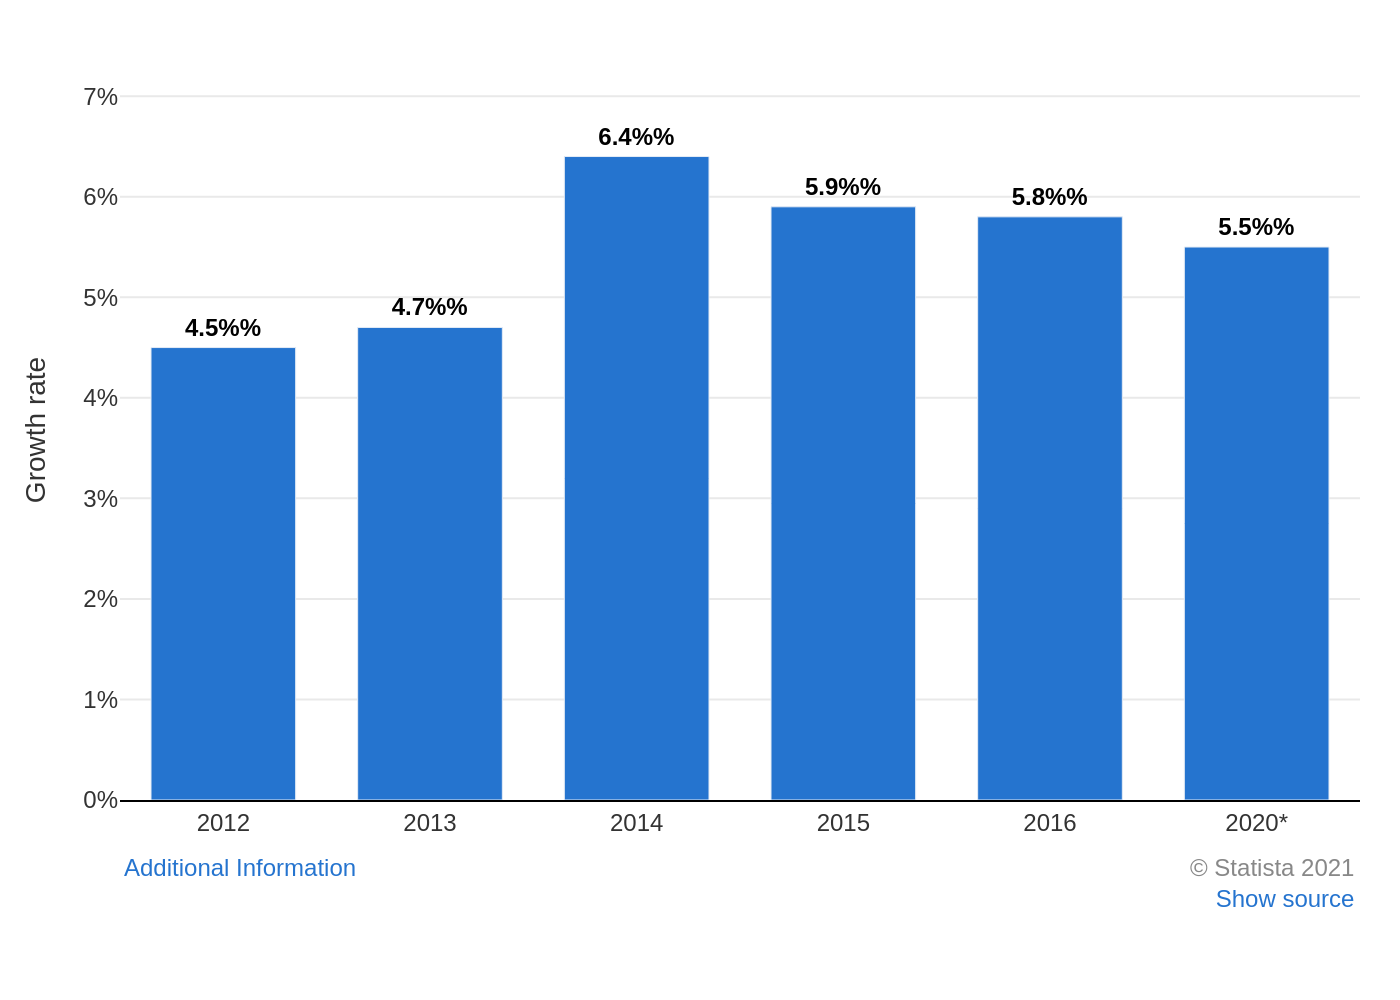

Reproduce this figure in Python.
import sys
import json
import os
import plotly.graph_objects as go

if len(sys.argv) != 2:
    print("Usage: python create_chart.py <path_to_json_file>")
    sys.exit(1)

json_path = sys.argv[1]

try:
    with open(json_path, 'r', encoding='utf-8') as f:
        config = json.load(f)
except FileNotFoundError:
    print(f"Error: JSON file not found at {json_path}")
    sys.exit(1)
except json.JSONDecodeError:
    print(f"Error: Could not decode JSON from {json_path}")
    sys.exit(1)

chart_data = config['chart_data']
texts = config['texts']
colors = config['colors']

fig = go.Figure()

x_values = [d['x'] for d in chart_data]
y_values = [d['y'] for d in chart_data]

fig.add_trace(go.Bar(
    x=x_values,
    y=y_values,
    texttemplate='%{y}%',
    textposition='outside',
    marker_color=colors[0],
    cliponaxis=False,
    width=0.7
))

fig.update_traces(
    textfont=dict(
        family='Arial',
        size=12,
        color='black',
        weight='bold'
    )
)

max_y_value = max(y_values)

fig.update_layout(
    font=dict(family="Arial", size=12, color="#333333"),
    plot_bgcolor='white',
    showlegend=False,
    xaxis=dict(
        title_text=texts.get('x_axis_title'),
        showgrid=False,
        linecolor='black',
        zeroline=False,
        tickfont=dict(size=12)
    ),
    yaxis=dict(
        title_text=texts.get('y_axis_title'),
        showgrid=True,
        gridcolor='#e9e9e9',
        range=[0, max_y_value * 1.15],
        ticksuffix='%',
        dtick=1,
        zeroline=False
    ),
    margin=dict(l=60, r=20, t=30, b=100),
    annotations=[]
)

annotations = []
if texts.get('note'):
    annotations.append(
        go.layout.Annotation(
            xref='paper', yref='paper',
            x=0, y=0,
            xanchor='left', yanchor='top',
            yshift=-25,
            text=texts['note'],
            showarrow=False,
            font=dict(family="Arial", size=12)
        )
    )

if texts.get('source'):
    annotations.append(
        go.layout.Annotation(
            xref='paper', yref='paper',
            x=1, y=0,
            xanchor='right', yanchor='top',
            yshift=-25,
            text=texts['source'],
            align='right',
            showarrow=False,
            font=dict(family="Arial", size=12, color="#888888")
        )
    )

fig.update_layout(annotations=annotations)

base_filename = os.path.splitext(os.path.basename(json_path))[0]
output_image_path = f"{base_filename}.png"

fig.write_image(output_image_path, scale=2)

print(f"Chart saved to {output_image_path}")
